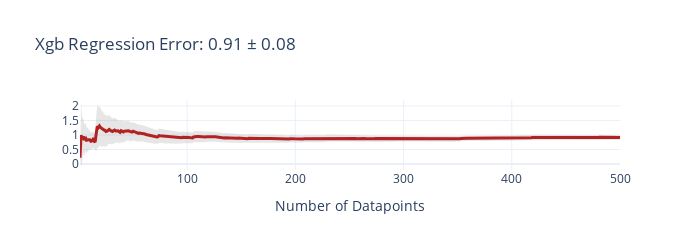
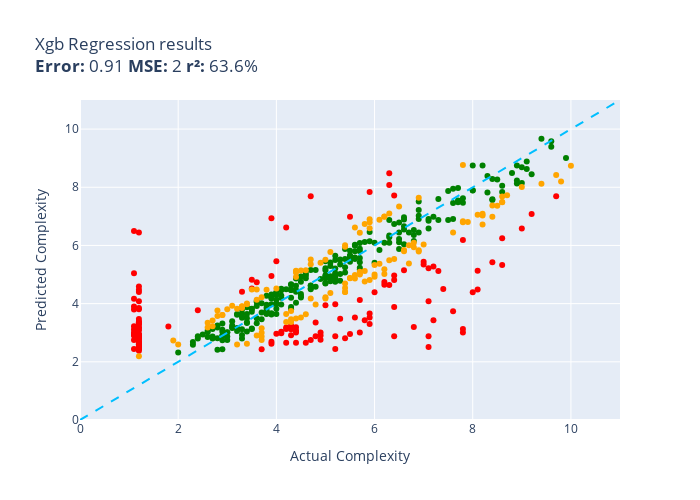

Notebook code for these charts, in order:
### Code cell
def xgb_regression(item):
    feature_vals = get_features(item)
    feature_df = pd.DataFrame([feature_vals])
    prediction = xgb_model.predict(feature_df)
    return float(prediction[0])

evaluate(xgb_regression, test)

### Figure 1 — Plotly figure (JSON) as saved in the notebook; plotly's stock layout.template omitted (floating-point values rounded to 4 significant figures; data arrays with more than 128 entries replaced by an {"elided": "..."} marker saying what was removed)
{"data": [{"fill": "toself", "fillcolor": "rgba(128,128,128,0.2)", "hoverinfo": "skip", "line": {"color": "rgba(255,255,255,0)"}, "name": "95% CI", "showlegend": false, "type": "scatter", "x": {"elided": "1000 int values"}, "y": {"elided": "1000 float values"}}, {"customdata": {"elided": "500x1 float values"}, "hovertemplate": "n=%{x}<br>Avg Error=%{y:,.2f}<br>±95% CI=%{customdata[0]:,.2f}<extra></extra>", "line": {"color": "firebrick", "width": 3}, "mode": "lines", "name": "Cumulative Avg Error", "type": "scatter", "x": {"elided": "500 int values"}, "y": {"elided": "500 float values"}}], "layout": {"height": 250, "showlegend": false, "title": {"text": "Xgb Regression Error: 0.91 ± 0.08"}, "width": 700, "xaxis": {"title": {"text": "Number of Datapoints"}}}}

### Figure 2 — Plotly figure (JSON) as saved in the notebook; plotly's stock layout.template omitted (floating-point values rounded to 4 significant figures; data arrays with more than 128 entries replaced by an {"elided": "..."} marker saying what was removed)
{"data": [{"customdata": {"elided": "240x1 str values"}, "hovertemplate": "%{customdata[0]}<extra></extra>", "legendgroup": "green", "marker": {"color": "green", "size": 6, "symbol": "circle"}, "mode": "markers", "name": "green", "orientation": "v", "showlegend": true, "type": "scatter", "x": {"elided": "240 float values"}, "xaxis": "x", "y": {"elided": "240 float values"}, "yaxis": "y"}, {"customdata": {"elided": "137x1 str values"}, "hovertemplate": "%{customdata[0]}<extra></extra>", "legendgroup": "red", "marker": {"color": "red", "size": 6, "symbol": "circle"}, "mode": "markers", "name": "red", "orientation": "v", "showlegend": true, "type": "scatter", "x": {"elided": "137 float values"}, "xaxis": "x", "y": {"elided": "137 float values"}, "yaxis": "y"}, {"customdata": [["(function( normalized ) { // Attention: ...<br>Guess=3.6 Actual=4.2"], ["const decojs = (str) => { var i , curCha...<br>Guess=8.7 Actual=10.0"], ["(function (propagate) { // PROFILING // ...<br>Guess=6.0 Actual=7.0"], ["const describeKey = (e) => { var via = '...<br>Guess=7.0 Actual=6.2"], ["(function() { var tok = this.expect('fil...<br>Guess=4.0 Actual=4.8"], ["const functionEntry = (name) => { const ...<br>Guess=3.5 Actual=4.4"], ["(function (params) { var algorithm = par...<br>Guess=6.7 Actual=8.2"], ["(function (out) { var cfg = this._cfg; v...<br>Guess=6.4 Actual=7.6"], ["const bintooctoutput = (bin) => { var le...<br>Guess=7.0 Actual=6.2"], ["(function(rm, oRoadMap, oStep, aAddition...<br>Guess=7.0 Actual=8.4"], ["const Mage = (mageRootModule) => { Event...<br>Guess=5.0 Actual=5.7"], ["const parse = (sValue) => { sValue = sVa...<br>Guess=6.9 Actual=5.9"], ["(function($item, e) { var self = this; v...<br>Guess=7.4 Actual=8.4"], ["const _Markdown_formatOptions = (options...<br>Guess=2.8 Actual=3.7"], ["function installRequirementsIfNeeded( se...<br>Guess=7.5 Actual=8.6"], ["const translateTemplates = (templates) =...<br>Guess=5.4 Actual=4.9"], ["const getConfigElement = (name) => { che...<br>Guess=2.6 Actual=2.0"], ["(function (propertyName) { if (this.isOb...<br>Guess=3.6 Actual=2.9"], ["const setbit = (key, offset, value, req)...<br>Guess=5.1 Actual=4.4"], ["const checkForSpaces = (node) => { const...<br>Guess=4.5 Actual=5.4"], ["(function(path_config) { var view, i = 0...<br>Guess=5.5 Actual=6.4"], ["const resolveEntityName = (name, meaning...<br>Guess=5.8 Actual=6.9"], ["(function(removeTarget) { var me = this,...<br>Guess=3.6 Actual=2.8"], ["const convertGeopoint = (point) => { con...<br>Guess=6.1 Actual=6.8"], ["(function(options, success, response) { ...<br>Guess=5.8 Actual=6.6"], ["(function(e) { this.touch.cur = 'draggin...<br>Guess=4.2 Actual=4.7"], ["(function(options, extremes) { // if the...<br>Guess=5.0 Actual=6.0"], ["(function(options) { var r = null; if (o...<br>Guess=4.2 Actual=5.0"], ["(function (key, val, cfg) { this.log(\"sa...<br>Guess=4.9 Actual=6.0"], ["const isValid = (type, value) => { switc...<br>Guess=7.4 Actual=8.5"], ["const notifyHook = (e) => { message_coun...<br>Guess=5.0 Actual=5.6"], ["(function(cells, reflow) { var columnInd...<br>Guess=4.1 Actual=3.6"], ["const _gpfDispatchEvent = (event, params...<br>Guess=4.5 Actual=4.0"], ["const loadModule = (modulePath, moduleSt...<br>Guess=5.8 Actual=6.9"], ["(function() { var ti, p, source; if(this...<br>Guess=5.5 Actual=5.0"], ["const loadConfig = (opts) => { if (opts ...<br>Guess=2.6 Actual=3.2"], ["(function () { var gesture; var isGripAc...<br>Guess=5.2 Actual=6.2"], ["const toGradientData = (v1, v2, v3, v4, ...<br>Guess=8.2 Actual=9.8"], ["const getBaseParams = (params, base) => ...<br>Guess=2.9 Actual=3.7"], ["const processIssueHtml = (element) => { ...<br>Guess=4.0 Actual=3.4"], ["const createElement = (config) => { var ...<br>Guess=8.4 Actual=9.7"], ["(function(ul) { var prevLevel = {level: ...<br>Guess=3.4 Actual=4.3"], ["const arraySample = (arr, num, remove) =...<br>Guess=5.5 Actual=4.7"], ["const rehydrate = (scope, obj, def, node...<br>Guess=8.0 Actual=9.0"], ["(function () { if (!this.vertexCount || ...<br>Guess=6.6 Actual=5.9"], ["const get = (params) => { var path = par...<br>Guess=6.0 Actual=5.4"], ["const reportManualError = (err, request,...<br>Guess=5.1 Actual=4.6"], ["(function (ax, ay, bx, by, cx, cy, dx, d...<br>Guess=6.8 Actual=5.9"], ["const generateUsername = (base) => { bas...<br>Guess=3.4 Actual=4.2"], ["const Air = (el, context) => { if(!(this...<br>Guess=5.4 Actual=6.1"], ["const parseGroupExpression = () => { var...<br>Guess=8.8 Actual=7.8"], ["(function(transaction, event) { var succ...<br>Guess=3.4 Actual=4.3"], ["(function(p, angle) { p = point(p); if (...<br>Guess=5.8 Actual=5.1"], ["const abortHandshake = (websocket, strea...<br>Guess=3.8 Actual=2.8"], ["const throttleMiddleware = (request, res...<br>Guess=3.6 Actual=2.9"], ["const validateBody = (err, body) => { bo...<br>Guess=2.9 Actual=3.6"], ["const followPath = (path, loop) => { loo...<br>Guess=5.1 Actual=4.4"], ["const _updateChildNodes = (container, ch...<br>Guess=5.1 Actual=5.8"], ["function createProgramInfo( gl, shaderSo...<br>Guess=3.4 Actual=2.7"], ["(function ( oState ) { var i, iLen, aCop...<br>Guess=5.3 Actual=6.0"], ["(function(templateName, data) { var valu...<br>Guess=6.8 Actual=7.8"], ["(function(silent) { var min = this.minSl...<br>Guess=4.8 Actual=5.8"], ["(function ( nodeName, original, clone ) ...<br>Guess=4.8 Actual=5.9"], ["const onData = (data) => { data = data.t...<br>Guess=6.9 Actual=6.1"], ["(function(state, datasetId, items, match...<br>Guess=5.5 Actual=6.3"], ["const copyOwnProperties = (src, dst, ove...<br>Guess=3.8 Actual=3.3"], ["const reportCoverage = (cov) => { // Sta...<br>Guess=6.4 Actual=5.7"], ["(function( buffer, offset ) { offset = o...<br>Guess=6.6 Actual=5.6"], ["(function(number, pad) { var endian, i, ...<br>Guess=5.4 Actual=4.7"], ["const getDefinition = (name) => { var sp...<br>Guess=4.5 Actual=3.8"], ["(function (items) { var idx; idx = items...<br>Guess=3.2 Actual=2.6"], ["const createContext = (params, onNext) =...<br>Guess=2.2 Actual=1.2"], ["(function (start, input, end, source) { ...<br>Guess=6.8 Actual=7.9"], ["(function() { if (typeof this.__options....<br>Guess=5.8 Actual=6.6"], ["const QueryConfig = (req, res, config) =...<br>Guess=7.5 Actual=8.6"], ["(function (adUnitSettings) { var contain...<br>Guess=4.2 Actual=3.7"], ["(function (size, style, variant, weight,...<br>Guess=3.5 Actual=4.5"], ["const formatNunjucksError = (err, input)...<br>Guess=4.5 Actual=3.5"], ["const formatError = (err, input) => { va...<br>Guess=4.2 Actual=5.0"], ["(function (obj) { var attr, carousel = t...<br>Guess=7.7 Actual=8.7"], ["const hilbertIndex = (point, options) =>...<br>Guess=4.7 Actual=5.4"], ["const checkDestructured = (node) => { if...<br>Guess=4.4 Actual=5.1"], ["const SocketServices = ( options ) => { ...<br>Guess=3.5 Actual=4.3"], ["(function (moduleCtrlPrivate, cb) { var ...<br>Guess=6.0 Actual=5.4"], ["const validateArraySpacing = (node) => {...<br>Guess=7.1 Actual=8.2"], ["(function() { var retVal = '', // Gettin...<br>Guess=6.0 Actual=6.7"], ["const toNumber = (value) => { if (typeof...<br>Guess=4.4 Actual=5.4"], ["const parser = (file, callback) => { // ...<br>Guess=7.0 Actual=8.2"], ["const regions = (token) => { var r1, r2,...<br>Guess=5.9 Actual=6.8"], ["(function() { var getDefaultValueForFiel...<br>Guess=4.5 Actual=3.6"], ["const getRefSeq = (currentSequence, min,...<br>Guess=4.9 Actual=4.4"], ["const internal_parse_scope = (center, di...<br>Guess=3.2 Actual=3.7"], ["const $super = (arrayOfArgs) => { // sin...<br>Guess=5.1 Actual=4.5"], ["const htmlStringify = (obj, fromRecur) =...<br>Guess=7.7 Actual=8.6"], ["(function (level, message, tag, data) { ...<br>Guess=7.1 Actual=8.1"], ["const env = (environment) => { environme...<br>Guess=5.4 Actual=6.7"], ["const setAlignAttributeToTableCells = ($...<br>Guess=3.0 Actual=3.7"], ["(function(feature, pixel) { if(feature =...<br>Guess=2.7 Actual=1.9"], ["const dumpError = (e) => { if (typeof co...<br>Guess=3.6 Actual=4.6"], ["const removeElement = ( element, enterTa...<br>Guess=4.9 Actual=5.5"], ["const _compressOther = (json, aKeys) => ...<br>Guess=3.9 Actual=3.1"], ["const GPT = ( options ) => { if( !(this ...<br>Guess=4.9 Actual=5.6"], ["const parseEvent = (cursor, runningStatu...<br>Guess=4.9 Actual=5.5"], ["function preprocessCartForServer( { coup...<br>Guess=3.3 Actual=2.6"], ["(function() { var matches = this.matches...<br>Guess=8.1 Actual=9.4"], ["(function(args, data, msg) { if (typeof ...<br>Guess=4.0 Actual=3.4"], ["const scriptLoader = (url, callback) => ...<br>Guess=3.8 Actual=3.0"], ["const findLowIndexInSortedArray = (ary, ...<br>Guess=5.1 Actual=4.4"], ["const fixSidebar = () => { if ($sidebarI...<br>Guess=3.9 Actual=3.3"], ["const StreamClient = (options) => { Even...<br>Guess=6.8 Actual=7.8"], ["const countIf = () => { var self = this,...<br>Guess=4.4 Actual=5.4"], ["(function(e, oSelf) { var elTarget = Ev....<br>Guess=7.3 Actual=6.5"], ["const swagger20TypeFor = (type) => { if ...<br>Guess=5.0 Actual=5.7"], ["const clearBuffer = (stream, state) => {...<br>Guess=7.6 Actual=6.9"], ["const prettyDate = (time, useCompactForm...<br>Guess=5.1 Actual=5.7"], ["const resolveFieldNames = (pattern) => {...<br>Guess=7.1 Actual=6.3"], ["const replaceLinkWithEmbedded = (node, i...<br>Guess=3.9 Actual=3.3"], ["(function(apiClient) { this.apiClient = ...<br>Guess=2.6 Actual=3.4"], ["const getViewRoot = (source) => { const ...<br>Guess=6.7 Actual=5.8"], ["(function(v){ var ots = Object.prototype...<br>Guess=5.0 Actual=6.2"], ["const arrayFrom = (arrayLike) => { if (A...<br>Guess=3.2 Actual=2.7"], ["const deepFreeze = (obj) => { // if it's...<br>Guess=3.8 Actual=3.2"], ["const sn_format_fmt = () => { if ( !argu...<br>Guess=3.7 Actual=4.3"]], "hovertemplate": "%{customdata[0]}<extra></extra>", "legendgroup": "orange", "marker": {"color": "orange", "size": 6, "symbol": "circle"}, "mode": "markers", "name": "orange", "orientation": "v", "showlegend": true, "type": "scatter", "x": [4.2, 10.0, 7.0, 6.2, 4.8, 4.4, 8.2, 7.6, 6.2, 8.4, 5.7, 5.9, 8.4, 3.7, 8.6, 4.9, 2.0, 2.9, 4.4, 5.4, 6.4, 6.9, 2.8, 6.8, 6.6, 4.7, 6.0, 5.0, 6.0, 8.5, 5.6, 3.6, 4.0, 6.9, 5.0, 3.2, 6.2, 9.8, 3.7, 3.4, 9.7, 4.3, 4.7, 9.0, 5.9, 5.4, 4.6, 5.9, 4.2, 6.1, 7.8, 4.3, 5.1, 2.8, 2.9, 3.6, 4.4, 5.8, 2.7, 6.0, 7.8, 5.8, 5.9, 6.1, 6.3, 3.3, 5.7, 5.6, 4.7, 3.8, 2.6, 1.2, 7.9, 6.6, 8.6, 3.7, 4.5, 3.5, 5.0, 8.7, 5.4, 5.1, 4.3, 5.4, 8.2, 6.7, 5.4, 8.2, 6.8, 3.6, 4.4, 3.7, 4.5, 8.6, 8.1, 6.7, 3.7, 1.9, 4.6, 5.5, 3.1, 5.6, 5.5, 2.6, 9.4, 3.4, 3.0, 4.4, 3.3, 7.8, 5.4, 6.5, 5.7, 6.9, 5.7, 6.3, 3.3, 3.4, 5.8, 6.2, 2.7, 3.2, 4.3], "xaxis": "x", "y": [3.643, 8.743, 6.032, 6.99, 3.973, 3.485, 6.723, 6.442, 6.999, 6.985, 5.033, 6.901, 7.371, 2.754, 7.487, 5.405, 2.599, 3.607, 5.128, 4.535, 5.536, 5.795, 3.577, 6.097, 5.848, 4.178, 5.005, 4.219, 4.927, 7.361, 4.988, 4.133, 4.519, 5.834, 5.51, 2.599, 5.185, 8.197, 2.868, 4.008, 8.42, 3.367, 5.517, 8.011, 6.594, 5.954, 5.149, 6.801, 3.367, 5.369, 8.766, 3.403, 5.776, 3.76, 3.611, 2.901, 5.069, 5.12, 3.424, 5.324, 6.831, 4.761, 4.811, 6.881, 5.488, 3.846, 6.435, 6.618, 5.353, 4.475, 3.176, 2.189, 6.81, 5.798, 7.493, 4.217, 3.524, 4.486, 4.174, 7.728, 4.696, 4.362, 3.462, 6.004, 7.093, 6.005, 4.398, 7.029, 5.936, 4.485, 4.917, 3.151, 5.135, 7.68, 7.058, 5.376, 3.001, 2.732, 3.635, 4.87, 3.926, 4.862, 4.884, 3.345, 8.117, 3.982, 3.805, 5.106, 3.906, 6.794, 4.401, 7.34, 5.001, 7.639, 5.098, 7.095, 3.912, 2.622, 6.734, 5.023, 3.221, 3.825, 3.749], "yaxis": "y"}, {"hoverinfo": "skip", "line": {"color": "deepskyblue", "dash": "dash", "width": 2}, "mode": "lines", "name": "y = x", "showlegend": false, "type": "scatter", "x": [0, 11], "y": [0, 11]}], "layout": {"height": 500, "legend": {"title": {"text": "color"}, "tracegroupgap": 0}, "showlegend": false, "title": {"text": "Xgb Regression results<br><b>Error:</b> 0.91 <b>MSE:</b> 2 <b>r²:</b> 63.6%"}, "width": 700, "xaxis": {"anchor": "y", "domain": [0, 1], "range": [0, 11], "title": {"text": "Actual Complexity"}}, "yaxis": {"anchor": "x", "domain": [0, 1], "range": [0, 11], "title": {"text": "Predicted Complexity"}}}}
